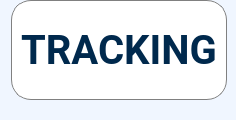
         <widget class="QWidget" name="Page_tracking">
          <property name="styleSheet">
           <string notr="true">*{
background-color: rgb(240, 246, 255);
}
#menu_tracking {
border: 1px solid gray;
}
QPushButton{
border-radius:none;
color: rgb(186, 189, 182);
}
QPushButton:hover{
;
	color: rgb(0, 0, 0);
}</string>
          </property>
          <layout class="QGridLayout" name="gridLayout_6">
           <property name="topMargin">
            <number>0</number>
           </property>
           <property name="rightMargin">
            <number>9</number>
           </property>
           <property name="bottomMargin">
            <number>0</number>
           </property>
           <item row="0" column="0">
            <widget class="QFrame" name="menu_tracking">
             <property name="minimumSize">
              <size>
               <width>0</width>
               <height>100</height>
              </size>
             </property>
             <property name="maximumSize">
              <size>
               <width>16777215</width>
               <height>100</height>
              </size>
             </property>
             <property name="styleSheet">
              <string notr="true">background-color: rgb(255, 255, 255);
border-radius: 20px;
color: rgb(0, 41, 77);</string>
             </property>
             <property name="frameShape">
              <enum>QFrame::NoFrame</enum>
             </property>
             <property name="frameShadow">
              <enum>QFrame::Raised</enum>
             </property>
             <layout class="QHBoxLayout" name="horizontalLayout_3">
              <item>
               <widget class="QLabel" name="label_26">
                <property name="minimumSize">
                 <size>
                  <width>0</width>
                  <height>70</height>
                 </size>
                </property>
                <property name="maximumSize">
                 <size>
                  <width>16777215</width>
                  <height>70</height>
                 </size>
                </property>
                <property name="font">
                 <font>
                  <family>Roboto</family>
                  <pointsize>30</pointsize>
                  <weight>75</weight>
                  <bold>true</bold>
                 </font>
                </property>
                <property name="styleSheet">
                 <string notr="true"/>
                </property>
                <property name="text">
                 <string>TRACKING</string>
                </property>
                <property name="alignment">
                 <set>Qt::AlignCenter</set>
                </property>
               </widget>
              </item>
             </layout>
            </widget>
           </item>
           <item row="1" column="0">
            <layout class="QVBoxLayout" name="tracking">
             <item>
              <widget class="QLabel" name="traking_label">
               <property name="text">
                <string/>
               </property>
               <property name="alignment">
                <set>Qt::AlignCenter</set>
               </property>
               <property name="margin">
                <number>1</number>
               </property>
               <property name="indent">
                <number>1</number>
               </property>
              </widget>
             </item>
            </layout>
           </item>
          </layout>
         </widget>
